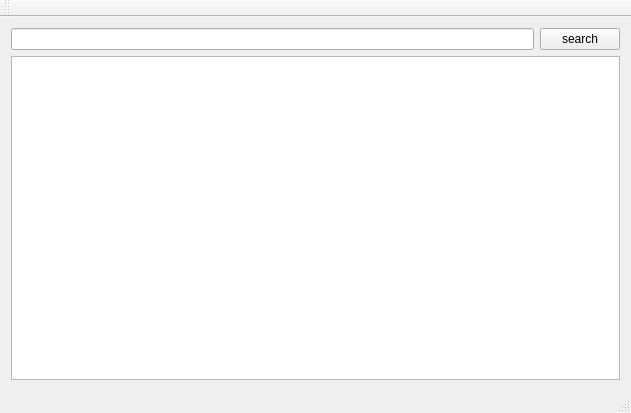
<?xml version="1.0" encoding="UTF-8"?>
<ui version="4.0">
 <class>MainWindow</class>
 <widget class="QMainWindow" name="MainWindow">
  <property name="geometry">
   <rect>
    <x>0</x>
    <y>0</y>
    <width>631</width>
    <height>413</height>
   </rect>
  </property>
  <property name="windowTitle">
   <string>MainWindow</string>
  </property>
  <widget class="QWidget" name="centralWidget">
   <layout class="QVBoxLayout" name="verticalLayout_3">
    <item>
     <layout class="QVBoxLayout" name="verticalLayout_2">
      <item>
       <layout class="QHBoxLayout" name="horizontalLayout_3">
        <item>
         <widget class="QLineEdit" name="LE_Keyword"/>
        </item>
        <item>
         <widget class="QPushButton" name="btnSearch">
          <property name="text">
           <string>search</string>
          </property>
         </widget>
        </item>
       </layout>
      </item>
     </layout>
    </item>
    <item>
     <widget class="QTreeView" name="treeView"/>
    </item>
   </layout>
  </widget>
  <widget class="QStatusBar" name="statusBar"/>
  <widget class="QToolBar" name="mainToolBar">
   <attribute name="toolBarArea">
    <enum>TopToolBarArea</enum>
   </attribute>
   <attribute name="toolBarBreak">
    <bool>false</bool>
   </attribute>
  </widget>
 </widget>
 <layoutdefault spacing="6" margin="11"/>
 <resources/>
 <connections/>
</ui>
